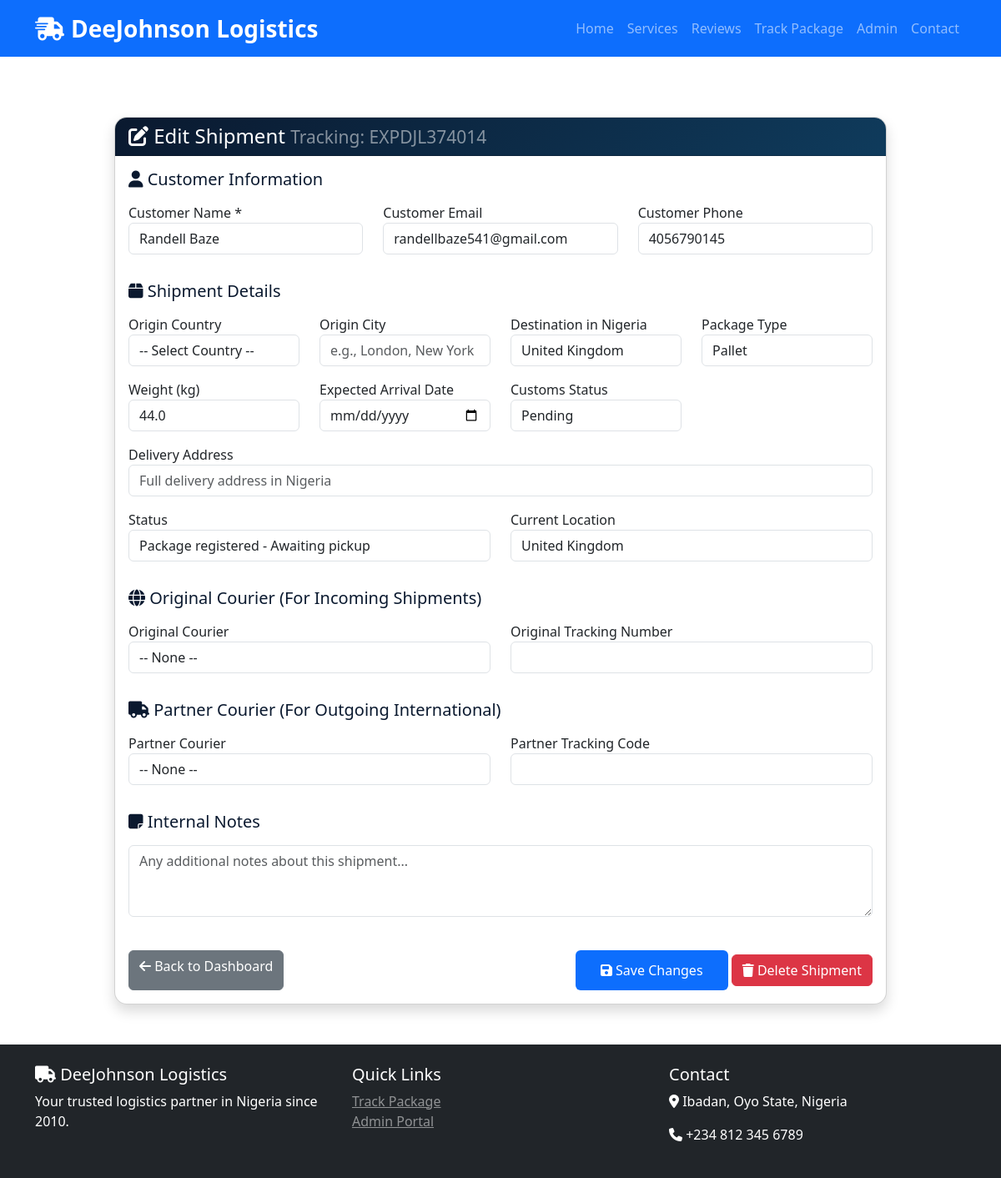
Page /admin/shipment/edit/14 (signed in) on the committed database.
### app.py (models this page shows)
class Shipment(db.Model):
    id = db.Column(db.Integer, primary_key=True)
    tracking_code = db.Column(db.String(20), unique=True, nullable=False)
    customer_name = db.Column(db.String(100))
    customer_email = db.Column(db.String(100))
    customer_phone = db.Column(db.String(20))
    origin = db.Column(db.String(100))
    destination = db.Column(db.String(100))
    package_type = db.Column(db.String(50))
    package_weight = db.Column(db.Float, default=0)
    status = db.Column(db.String(200))
    current_location = db.Column(db.String(100))
    last_update = db.Column(db.DateTime, default=datetime.now(timezone.utc))
    partner_courier = db.Column(db.String(50))
    partner_tracking = db.Column(db.String(50))
    notes = db.Column(db.Text)
    notification_sent = db.Column(db.Boolean, default=False)
    shipment_direction = db.Column(db.String(20), default='outgoing')
    origin_country = db.Column(db.String(50))
    origin_city = db.Column(db.String(100))
    partner_courier_original = db.Column(db.String(50))
    partner_tracking_original = db.Column(db.String(50))
    expected_arrival_date = db.Column(db.String(100))
    customs_status = db.Column(db.String(50), default='pending')
    delivery_address = db.Column(db.String(200))

### app.py (the view, shortened to what this page needs)
@app.route('/admin/shipment/edit/<int:shipment_id>', methods=['GET', 'POST'])
@login_required
def admin_edit_shipment(shipment_id):
    shipment = Shipment.query.get_or_404(shipment_id)
    return render_template('admin_edit_shipment.html', shipment=shipment)

### app.py (called while the page is built)
def login_required(f):
    @wraps(f)
    def decorated_function(*args, **kwargs):
        if 'admin_logged_in' not in session:
            flash('Please login to access the admin panel', 'warning')
            return redirect(url_for('admin_login'))
        return f(*args, **kwargs)
    return decorated_function

### templates/admin_edit_shipment.html (shortened to what this page needs)
{% extends "base.html" %}
{% block content %}
<div class="container mt-5 pt-4">
    <div class="row justify-content-center">
        <div class="col-lg-10">
            <div class="card shadow">
                <div class="card-header" style="background: linear-gradient(135deg, #0A192F, #0F3B5C); color: white;">
                    <h4 class="mb-0">
                        <i class="fas fa-edit"></i> Edit Shipment
                        <small class="text-white-50">Tracking: {{ shipment.tracking_code }}</small>
                    </h4>
                </div>
                <div class="card-body">
                    <form method="POST">
                        <div class="row">
                            <div class="col-12">
                                <h5 class="mb-3" style="color: #0A192F;">
                                    <i class="fas fa-user"></i> Customer Information
                                </h5>
                            </div>
                            <div class="col-md-4 mb-3">
                                <label>Customer Name *</label>
                                <input type="text" name="customer_name" class="form-control" value="{{ shipment.customer_name }}" required>
                            </div>
                            <div class="col-md-4 mb-3">
                                <label>Customer Email</label>
                                <input type="email" name="customer_email" class="form-control" value="{{ shipment.customer_email or '' }}">
                            </div>
                            <div class="col-md-4 mb-3">
                                <label>Customer Phone</label>
                                <input type="text" name="customer_phone" class="form-control" value="{{ shipment.customer_phone or '' }}">
                            </div>
                            <div class="col-12 mt-3">
                                <h5 class="mb-3" style="color: #0A192F;">
                                    <i class="fas fa-box"></i> Shipment Details
                                </h5>
                            </div>
                            <div class="col-md-3 mb-3">
                                <label>Origin Country</label>
                                <select name="origin_country" class="form-control">
                                    <option value="">-- Select Country --</option>
                                </select>
                            </div>
                            <div class="col-md-3 mb-3">
                                <label>Origin City</label>
                                <input type="text" name="origin_city" class="form-control" value="{{ shipment.origin_city or '' }}" placeholder="e.g., London, New York">
                            </div>
                            <div class="col-md-3 mb-3">
                                <label>Destination in Nigeria</label>
                                <input type="text" name="destination" class="form-control" value="{{ shipment.destination or '' }}" placeholder="e.g., Lagos, Ibadan">
                            </div>
                            <div class="col-md-3 mb-3">
                                <label>Package Type</label>
                                <select name="package_type" class="form-control">
                                    <option {% if shipment.package_type == 'Pallet' %}selected{% endif %}>Pallet</option>
                                </select>
                            </div>
                            <div class="col-md-3 mb-3">
                                <label>Weight (kg)</label>
                                <input type="number" name="package_weight" class="form-control" step="0.1" value="{{ shipment.package_weight }}">
                            </div>
                            <div class="col-md-3 mb-3">
                                <label>Expected Arrival Date</label>
                                <input type="date" name="expected_arrival_date" class="form-control" value="{{ shipment.expected_arrival_date or '' }}">
                            </div>
                            <div class="col-md-3 mb-3">
                                <label>Customs Status</label>
                                <select name="customs_status" class="form-control">
                                    <option value="pending" {% if shipment.customs_status == 'pending' %}selected{% endif %}>Pending</option>
                                </select>
                            </div>
                            <div class="col-md-12 mb-3">
                                <label>Delivery Address</label>
                                <input type="text" name="delivery_address" class="form-control" value="{{ shipment.delivery_address or '' }}" placeholder="Full delivery address in Nigeria">
                            </div>
                            <div class="col-md-6 mb-3">
                                <label>Status</label>
                                <select name="status" class="form-control" required>
                                    <option value="Package registered - Awaiting pickup" {% if shipment.status == 'Package registered - Awaiting pickup' %}selected{% endif %}>Package registered - Awaiting pickup</option>
                                </select>
                            </div>
                            <div class="col-md-6 mb-3">
                                <label>Current Location</label>
                                <input type="text" name="current_location" class="form-control" value="{{ shipment.current_location or '' }}">
                            </div>
                            <div class="col-12 mt-3">
                                <h5 class="mb-3" style="color: #0A192F;">
                                    <i class="fas fa-globe"></i> Original Courier (For Incoming Shipments)
                                </h5>
                            </div>
                            <div class="col-md-6 mb-3">
                                <label>Original Courier</label>
                                <select name="partner_courier_original" class="form-control">
                                    <option value="">-- None --</option>
                                </select>
                            </div>
                            <div class="col-md-6 mb-3">
                                <label>Original Tracking Number</label>
                                <input type="text" name="partner_tracking_original" class="form-control" value="{{ shipment.partner_tracking_original or '' }}">
                            </div>
                            <div class="col-12 mt-3">
                                <h5 class="mb-3" style="color: #0A192F;">
                                    <i class="fas fa-truck"></i> Partner Courier (For Outgoing International)
                                </h5>
                            </div>
                            <div class="col-md-6 mb-3">
                                <label>Partner Courier</label>
                                <select name="partner_courier" class="form-control">
                                    <option value="">-- None --</option>
                                </select>
                            </div>
                            <div class="col-md-6 mb-3">
                                <label>Partner Tracking Code</label>
                                <input type="text" name="partner_tracking" class="form-control" value="{{ shipment.partner_tracking or '' }}">
                            </div>
                            <div class="col-12 mt-3">
                                <h5 class="mb-3" style="color: #0A192F;">
                                    <i class="fas fa-sticky-note"></i> Internal Notes
                                </h5>
                            </div>
                            <div class="col-12 mb-3">
                                <textarea name="notes" rows="3" class="form-control" placeholder="Any additional notes about this shipment...">{{ shipment.notes or '' }}</textarea>
                            </div>
                        </div>
                        <div class="d-flex justify-content-between mt-4">
                            <a href="{{ url_for('admin') }}" class="btn btn-secondary">
                                <i class="fas fa-arrow-left"></i> Back to Dashboard
                            </a>
                            <div>
                                <button type="submit" class="btn btn-primary">
                                    <i class="fas fa-save"></i> Save Changes
                                </button>
                                <button type="button" class="btn btn-danger" onclick="confirmDelete()">
                                    <i class="fas fa-trash"></i> Delete Shipment
                                </button>
                            </div>
                        </div>
                    </form>
                </div>
            </div>
        </div>
    </div>
</div>
{% endblock %}

### templates/base.html (shortened to what this page needs)
<!DOCTYPE html>
<html lang="en">
<head>
    <link href="https://cdn.jsdelivr.net/npm/bootstrap@5.3.0/dist/css/bootstrap.min.css" rel="stylesheet">
    <link rel="stylesheet" href="https://cdnjs.cloudflare.com/ajax/libs/font-awesome/6.4.0/css/all.min.css">
    <link rel="stylesheet" href="{{ url_for('static', filename='css/style.css') }}">
</head>
<body>
    <nav class="navbar navbar-expand-lg navbar-dark bg-primary sticky-top">
        <div class="container">
            <a class="navbar-brand fw-bold fs-3" href="/">
                <i class="fas fa-shipping-fast me-2"></i>DeeJohnson Logistics
            </a>
            <div class="collapse navbar-collapse" id="navbarNav">
                <ul class="navbar-nav ms-auto">
                    <li class="nav-item"><a class="nav-link" href="/">Home</a></li>
                    <li class="nav-item"><a class="nav-link" href="/#services">Services</a></li>
                    <li class="nav-item"><a class="nav-link" href="/#reviews">Reviews</a></li>
                    <li class="nav-item"><a class="nav-link" href="/track">Track Package</a></li>
                    <li class="nav-item"><a class="nav-link" href="/admin">Admin</a></li>
                    <li class="nav-item"><a class="nav-link" href="/#contact">Contact</a></li>
                </ul>
            </div>
        </div>
    </nav>
    {% block content %}{% endblock %}
    <footer class="bg-dark text-white py-4 mt-5">
        <div class="container">
            <div class="row">
                <div class="col-md-4">
                    <h5><i class="fas fa-truck"></i> DeeJohnson Logistics</h5>
                    <p>Your trusted logistics partner in Nigeria since 2010.</p>
                </div>
                <div class="col-md-4">
                    <h5>Quick Links</h5>
                    <ul class="list-unstyled">
                        <li><a href="/track" class="text-white-50">Track Package</a></li>
                        <li><a href="/admin" class="text-white-50">Admin Portal</a></li>
                    </ul>
                </div>
                <div class="col-md-4">
                    <h5>Contact</h5>
                    <p><i class="fas fa-map-marker-alt"></i> Ibadan, Oyo State, Nigeria</p>
                    <p><i class="fas fa-phone"></i> +234 812 345 6789</p>
                </div>
            </div>
        </div>
    </footer>
</body>
</html>

### static/css/style.css (style rules this page uses)
:root { --primary-blue: #0d6efd; --dark-blue: #0a58ca; }
body { font-family: 'Segoe UI', Tahoma, Geneva, Verdana, sans-serif; }
.navbar-brand { font-weight: 700; font-size: 1.5rem; }
.btn-primary { background-color: var(--primary-blue); border: none; padding: 12px 30px; }
.card { border-radius: 15px; overflow: hidden; }
.card { transition: transform 0.3s; }

### rows in the picture
Shipment: tracking_code "EXPDJL374014", customer_name "Randell Baze", customer_email "randellbaze541@gmail.com", customer_phone "4056790145", destination "United Kingdom", package_type "Pallet", package_weight "44.0", customs_status "Pending", current_location "United Kingdom"
